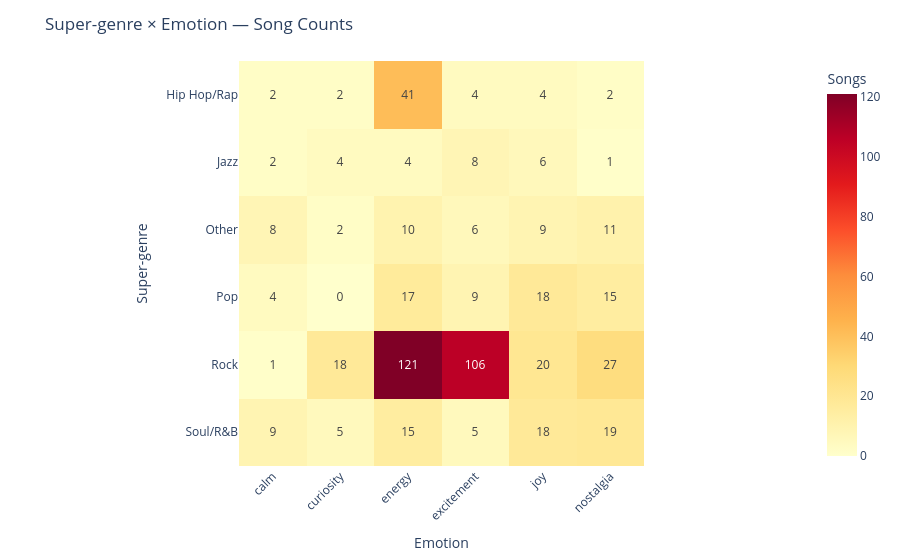
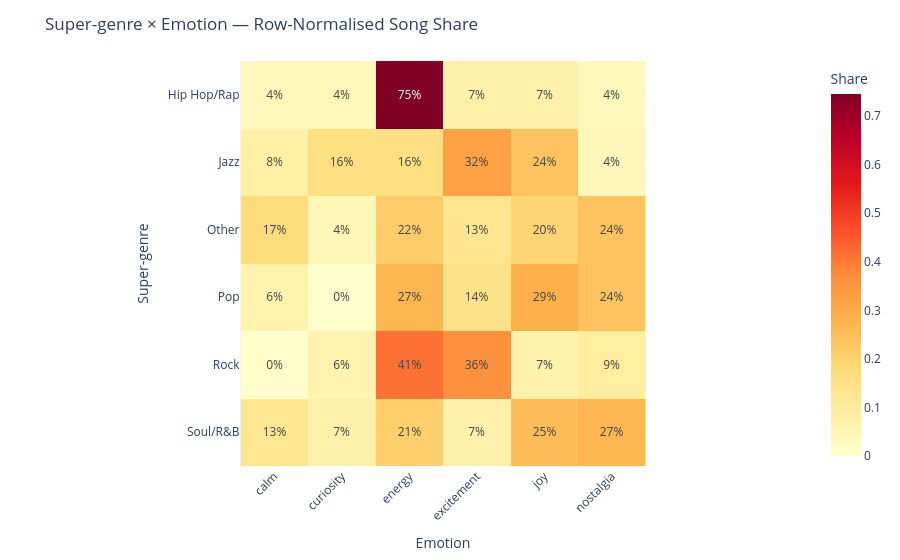

Notebook code cell kept with these figures, in order:
### Code cell
import plotly.express as px

supergenre_emotion_counts = Counter()
for _, row in df.iterrows():
    for emotion, _weight in row["top_emotions"]:
        supergenre_emotion_counts[(row["supergenre"], emotion)] += 1

sg_degree  = {}
emo_degree = {}
for (sg, emo), weight in supergenre_emotion_counts.items():
    if weight >= 4:
        sg_degree.setdefault(sg, set()).add(emo)
        emo_degree.setdefault(emo, set()).add(sg)

heatmap_supergenres = sorted(sg for sg, emos in sg_degree.items() if len(emos) >= 3)
heatmap_emotions    = sorted(emo for emo, sgs in emo_degree.items() if len(sgs) >= 3)

matrix = np.array([
    [supergenre_emotion_counts.get((sg, emo), 0) for emo in heatmap_emotions]
    for sg in heatmap_supergenres
])

fig = px.imshow(
    matrix,
    x=heatmap_emotions,
    y=heatmap_supergenres,
    color_continuous_scale="YlOrRd",
    text_auto=True,
    labels=dict(x="Emotion", y="Super-genre", color="Songs"),
)
fig.update_traces(
    hovertemplate="Super-genre: %{y}<br>Emotion: %{x}<br>Song count: %{z}<extra></extra>",
)
fig.update_layout(title="Super-genre × Emotion — Song Counts", xaxis_tickangle=-45)
fig.show()

print(f"{len(heatmap_supergenres)} super-genres x {len(heatmap_emotions)} emotions "
      f"(each connected to >= 3 of the other axis, weight >= 4)")

# --- Row-normalised version: each super-genre's emotional profile as a proportion of
# its own song count, so lower-volume super-genres (Jazz, Folk/Country) are as
# readable as high-volume ones (Rock) ---
normalised_matrix = matrix / matrix.sum(axis=1, keepdims=True)

fig_norm = px.imshow(
    normalised_matrix,
    x=heatmap_emotions,
    y=heatmap_supergenres,
    color_continuous_scale="YlOrRd",
    text_auto=".0%",
    labels=dict(x="Emotion", y="Super-genre", color="Share"),
)
fig_norm.update_traces(
    hovertemplate="Super-genre: %{y}<br>Emotion: %{x}<br>Share of songs: %{z:.1%}<extra></extra>",
)
fig_norm.update_layout(
    title="Super-genre × Emotion — Row-Normalised Song Share",
    xaxis_tickangle=-45,
)
fig_norm.show()

### Figure 1 — Plotly figure (JSON) as saved in the notebook; plotly's stock layout.template omitted (floating-point values rounded to 4 significant figures)
{"data": [{"coloraxis": "coloraxis", "hovertemplate": "Super-genre: %{y}<br>Emotion: %{x}<br>Song count: %{z}<extra></extra>", "name": "0", "texttemplate": "%{z}", "type": "heatmap", "x": ["calm", "curiosity", "energy", "excitement", "joy", "nostalgia"], "xaxis": "x", "y": ["Hip Hop/Rap", "Jazz", "Other", "Pop", "Rock", "Soul/R&B"], "yaxis": "y", "z": [[2, 2, 41, 4, 4, 2], [2, 4, 4, 8, 6, 1], [8, 2, 10, 6, 9, 11], [4, 0, 17, 9, 18, 15], [1, 18, 121, 106, 20, 27], [9, 5, 15, 5, 18, 19]]}], "layout": {"coloraxis": {"colorbar": {"title": {"text": "Songs"}}, "colorscale": [[0, "rgb(255,255,204)"], [0.125, "rgb(255,237,160)"], [0.25, "rgb(254,217,118)"], [0.375, "rgb(254,178,76)"], [0.5, "rgb(253,141,60)"], [0.625, "rgb(252,78,42)"], [0.75, "rgb(227,26,28)"], [0.875, "rgb(189,0,38)"], [1, "rgb(128,0,38)"]]}, "margin": {"t": 60}, "title": {"text": "Super-genre × Emotion — Song Counts"}, "xaxis": {"anchor": "y", "constrain": "domain", "domain": [0, 1], "scaleanchor": "y", "tickangle": -45, "title": {"text": "Emotion"}}, "yaxis": {"anchor": "x", "autorange": "reversed", "constrain": "domain", "domain": [0, 1], "title": {"text": "Super-genre"}}}}

### Figure 2 — Plotly figure (JSON) as saved in the notebook; plotly's stock layout.template omitted (floating-point values rounded to 4 significant figures)
{"data": [{"coloraxis": "coloraxis", "hovertemplate": "Super-genre: %{y}<br>Emotion: %{x}<br>Share of songs: %{z:.1%}<extra></extra>", "name": "0", "texttemplate": "%{z:.0%}", "type": "heatmap", "x": ["calm", "curiosity", "energy", "excitement", "joy", "nostalgia"], "xaxis": "x", "y": ["Hip Hop/Rap", "Jazz", "Other", "Pop", "Rock", "Soul/R&B"], "yaxis": "y", "z": [[0.03636, 0.03636, 0.7455, 0.07273, 0.07273, 0.03636], [0.08, 0.16, 0.16, 0.32, 0.24, 0.04], [0.1739, 0.04348, 0.2174, 0.1304, 0.1957, 0.2391], [0.06349, 0.0, 0.2698, 0.1429, 0.2857, 0.2381], [0.003413, 0.06143, 0.413, 0.3618, 0.06826, 0.09215], [0.1268, 0.07042, 0.2113, 0.07042, 0.2535, 0.2676]]}], "layout": {"coloraxis": {"colorbar": {"title": {"text": "Share"}}, "colorscale": [[0, "rgb(255,255,204)"], [0.125, "rgb(255,237,160)"], [0.25, "rgb(254,217,118)"], [0.375, "rgb(254,178,76)"], [0.5, "rgb(253,141,60)"], [0.625, "rgb(252,78,42)"], [0.75, "rgb(227,26,28)"], [0.875, "rgb(189,0,38)"], [1, "rgb(128,0,38)"]]}, "margin": {"t": 60}, "title": {"text": "Super-genre × Emotion — Row-Normalised Song Share"}, "xaxis": {"anchor": "y", "constrain": "domain", "domain": [0, 1], "scaleanchor": "y", "tickangle": -45, "title": {"text": "Emotion"}}, "yaxis": {"anchor": "x", "autorange": "reversed", "constrain": "domain", "domain": [0, 1], "title": {"text": "Super-genre"}}}}
